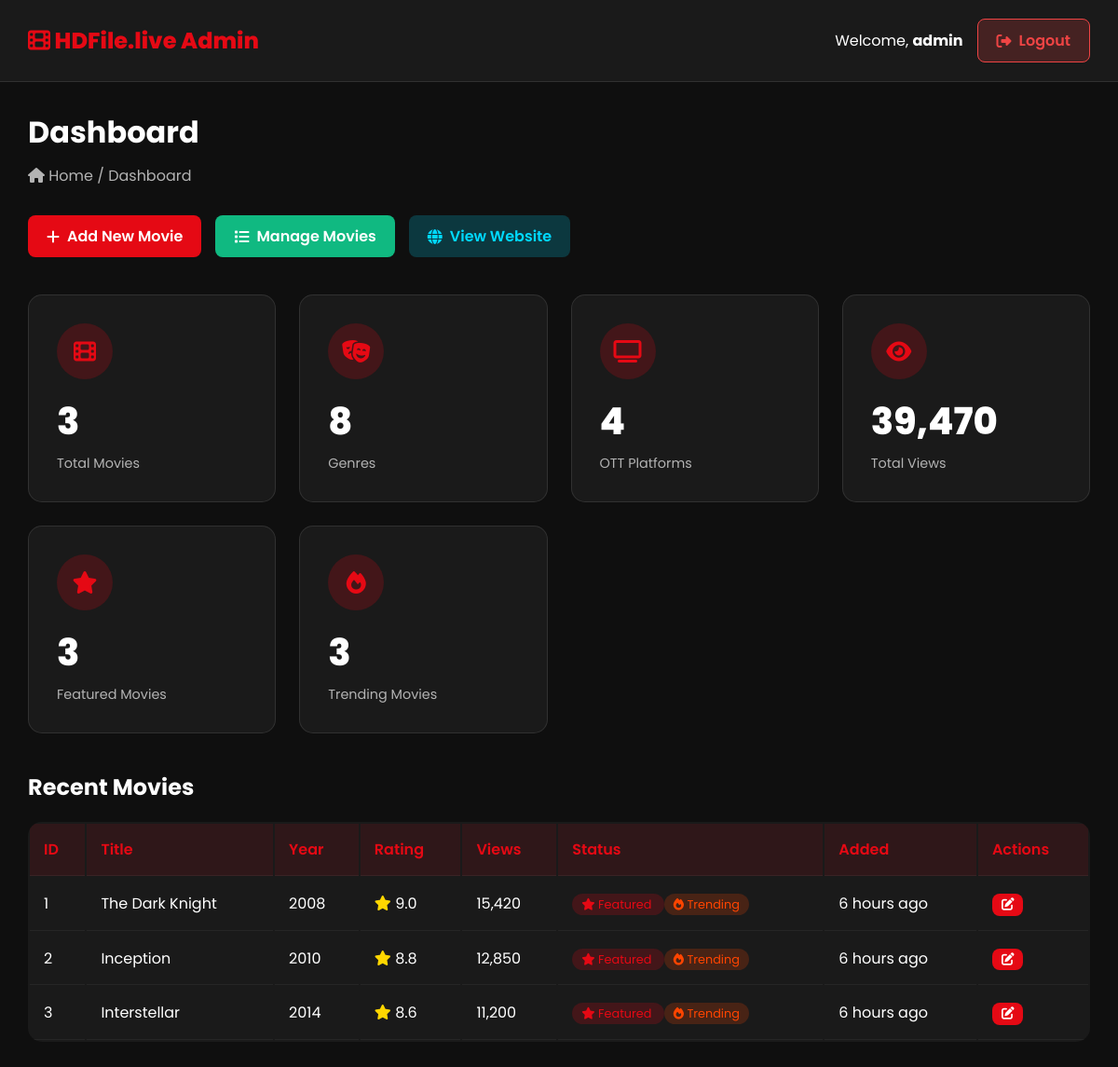
/admin/index.php (signed in), run on the app's committed database.
### tables this page shows
CREATE TABLE movies (
    id INT PRIMARY KEY AUTO_INCREMENT,
    title VARCHAR(255) NOT NULL,
    slug VARCHAR(255) UNIQUE NOT NULL,
    description TEXT,
    release_year INT,
    duration VARCHAR(20),
    rating DECIMAL(3,1),
    poster_url VARCHAR(500),
    banner_url VARCHAR(500),
    trailer_url VARCHAR(500),
    watch_links TEXT,
    is_featured BOOLEAN DEFAULT 0,
    is_trending BOOLEAN DEFAULT 0,
    views INT DEFAULT 0,
    created_at TIMESTAMP DEFAULT CURRENT_TIMESTAMP,
    updated_at TIMESTAMP DEFAULT CURRENT_TIMESTAMP ON UPDATE CURRENT_TIMESTAMP
);

### includes/functions.php (called while the page is built, shortened)
<?php
function timeAgo($datetime) {
    $timestamp = strtotime($datetime);
    $diff = time() - $timestamp;
    if ($diff < 86400) return floor($diff / 3600) . ' hours ago';
    return floor($diff / 31536000) . ' years ago';
}
?>

### admin/index.php (the view, shortened to what this page needs)
<?php
require_once __DIR__ . '/../config/database.php';
require_once __DIR__ . '/../includes/functions.php';
$stats = [
    'total_movies' => $pdo->query("SELECT COUNT(*) FROM movies")->fetchColumn(),
    'total_genres' => $pdo->query("SELECT COUNT(*) FROM genres")->fetchColumn(),
    'total_platforms' => $pdo->query("SELECT COUNT(*) FROM ott_platforms")->fetchColumn(),
    'total_views' => $pdo->query("SELECT SUM(views) FROM movies")->fetchColumn(),
    'featured_movies' => $pdo->query("SELECT COUNT(*) FROM movies WHERE is_featured = 1")->fetchColumn(),
    'trending_movies' => $pdo->query("SELECT COUNT(*) FROM movies WHERE is_trending = 1")->fetchColumn(),
];
$recentMovies = $pdo->query("SELECT * FROM movies ORDER BY created_at DESC LIMIT 5")->fetchAll();
?>
<!DOCTYPE html>
<html lang="en">
<head>
    <link rel="stylesheet" href="https://cdnjs.cloudflare.com/ajax/libs/font-awesome/6.4.0/css/all.min.css">
</head>
<body>
    <header class="admin-header">
        <div class="admin-logo">
            <i class="fas fa-film"></i> <?= SITE_NAME ?> Admin
        </div>
        <div class="admin-user">
            <span>Welcome, <strong><?= $_SESSION['admin_username'] ?></strong></span>
            <a href="logout.php" class="btn logout-btn">
                <i class="fas fa-sign-out-alt"></i> Logout
            </a>
        </div>
    </header>
    <div class="admin-content">
        <h1 class="page-title">Dashboard</h1>
        <div class="breadcrumb">
            <i class="fas fa-home"></i> Home / Dashboard
        </div>
        <div class="quick-actions">
            <a href="movies/add.php" class="btn btn-primary">
                <i class="fas fa-plus"></i> Add New Movie
            </a>
            <a href="movies/manage.php" class="btn btn-success">
                <i class="fas fa-list"></i> Manage Movies
            </a>
            <a href="../index.php" class="btn" style="background: rgba(0,217,255,0.2); color: #00D9FF;">
                <i class="fas fa-globe"></i> View Website
            </a>
        </div>
        <div class="stats-grid">
            <div class="stat-card">
                <div class="stat-icon">
                    <i class="fas fa-film"></i>
                </div>
                <div class="stat-value"><?= number_format($stats['total_movies']) ?></div>
                <div class="stat-label">Total Movies</div>
            </div>
            <div class="stat-card">
                <div class="stat-icon">
                    <i class="fas fa-masks-theater"></i>
                </div>
                <div class="stat-value"><?= number_format($stats['total_genres']) ?></div>
                <div class="stat-label">Genres</div>
            </div>
            <div class="stat-card">
                <div class="stat-icon">
                    <i class="fas fa-tv"></i>
                </div>
                <div class="stat-value"><?= number_format($stats['total_platforms']) ?></div>
                <div class="stat-label">OTT Platforms</div>
            </div>
            <div class="stat-card">
                <div class="stat-icon">
                    <i class="fas fa-eye"></i>
                </div>
                <div class="stat-value"><?= number_format($stats['total_views']) ?></div>
                <div class="stat-label">Total Views</div>
            </div>
            <div class="stat-card">
                <div class="stat-icon">
                    <i class="fas fa-star"></i>
                </div>
                <div class="stat-value"><?= number_format($stats['featured_movies']) ?></div>
                <div class="stat-label">Featured Movies</div>
            </div>
            <div class="stat-card">
                <div class="stat-icon">
                    <i class="fas fa-fire"></i>
                </div>
                <div class="stat-value"><?= number_format($stats['trending_movies']) ?></div>
                <div class="stat-label">Trending Movies</div>
            </div>
        </div>
        <h2 class="section-title">Recent Movies</h2>
        <table class="table">
            <thead>
                <tr>
                    <th>ID</th>
                    <th>Title</th>
                    <th>Year</th>
                    <th>Rating</th>
                    <th>Views</th>
                    <th>Status</th>
                    <th>Added</th>
                    <th>Actions</th>
                </tr>
            </thead>
            <tbody>
                <?php foreach ($recentMovies as $movie): ?>
                <tr>
                    <td><?= $movie['id'] ?></td>
                    <td><?= htmlspecialchars($movie['title']) ?></td>
                    <td><?= $movie['release_year'] ?></td>
                    <td><i class="fas fa-star" style="color: #FFD700;"></i> <?= $movie['rating'] ?></td>
                    <td><?= number_format($movie['views']) ?></td>
                    <td>
                        <?php if ($movie['is_featured']): ?>
                            <span style="background: rgba(229,9,20,0.2); color: #E50914; padding: 3px 10px; border-radius: 12px; font-size: 0.8rem;">
                                <i class="fas fa-star"></i> Featured
                            </span>
                        <?php endif; ?>
                        <?php if ($movie['is_trending']): ?>
                            <span style="background: rgba(255,69,0,0.2); color: #FF4500; padding: 3px 10px; border-radius: 12px; font-size: 0.8rem;">
                                <i class="fas fa-fire"></i> Trending
                            </span>
                        <?php endif; ?>
                    </td>
                    <td><?= timeAgo($movie['created_at']) ?></td>
                    <td>
                        <a href="movies/edit.php?id=<?= $movie['id'] ?>" class="btn btn-primary" style="padding: 5px 10px; font-size: 0.85rem;">
                            <i class="fas fa-edit"></i>
                        </a>
                    </td>
                </tr>
                <?php endforeach; ?>
            </tbody>
        </table>
    </div>
</body>
</html>

### admin/index.php (style rules this page uses)
* { margin: 0; padding: 0; box-sizing: border-box; }
body { font-family: 'Poppins', sans-serif; background: #0F0F0F; color: #fff; }
.admin-header { background: #1A1A1A; border-bottom: 1px solid rgba(255,255,255,0.1); padding: 20px 30px; display: flex; justify-content: space-between; align-items: center; }
.admin-logo { font-size: 1.5rem; font-weight: 800; color: #E50914; }
.admin-user { display: flex; align-items: center; gap: 15px; }
.admin-content { padding: 30px; }
.page-title { font-size: 2rem; margin-bottom: 10px; }
.breadcrumb { color: #B3B3B3; margin-bottom: 30px; }
.stats-grid { display: grid; grid-template-columns: repeat(auto-fit, minmax(250px, 1fr)); gap: 25px; margin-bottom: 40px; }
.stat-card { background: #1A1A1A; padding: 30px; border-radius: 15px; border: 1px solid rgba(255,255,255,0.1); transition: all 0.3s; }
.stat-icon { width: 60px; height: 60px; background: rgba(229, 9, 20, 0.2); border-radius: 50%; display: flex; align-items: center; justify-content: center; font-size: 1.5rem; color: #E50914; margin-bottom: 15px; }
.stat-value { font-size: 2.5rem; font-weight: 800; margin-bottom: 5px; }
.stat-label { color: #B3B3B3; font-size: 0.9rem; }
.section-title { font-size: 1.5rem; margin-bottom: 20px; }
.table { width: 100%; background: #1A1A1A; border-radius: 15px; overflow: hidden; }
.table th, .table td { padding: 15px; text-align: left; border-bottom: 1px solid rgba(255,255,255,0.05); }
.table th { background: rgba(229, 9, 20, 0.1); color: #E50914; font-weight: 600; }
.btn { padding: 10px 20px; border-radius: 8px; text-decoration: none; display: inline-flex; align-items: center; gap: 8px; font-weight: 600; border: none; cursor: pointer; transition: all 0.3s; }
.btn-primary { background: #E50914; color: #fff; }
.btn-success { background: #10B981; color: #fff; }
.quick-actions { display: flex; gap: 15px; margin-bottom: 40px; }
.logout-btn { background: rgba(239, 68, 68, 0.2); color: #EF4444; border: 1px solid #EF4444; }

### data on the page
movies: id "1", title "The Dark Knight", release_year "2008", rating "9.0", views "15,420", is_featured 1 (drawn), is_trending 1 (drawn), created_at "6 hours ago"
movies: id "2", title "Inception", release_year "2010", rating "8.8", views "12,850", is_featured 1 (drawn), is_trending 1 (drawn), created_at "6 hours ago"
movies: id "3", title "Interstellar", release_year "2014", rating "8.6", views "11,200", is_featured 1 (drawn), is_trending 1 (drawn), created_at "6 hours ago"

### other printed values
SITE_NAME "HDFile.live"
$_SESSION['admin_username'] "admin"
$stats['total_movies'] "3"
$stats['total_genres'] "8"
$stats['total_platforms'] "4"
$stats['total_views'] "39,470"
$stats['featured_movies'] "3"
$stats['trending_movies'] "3"
